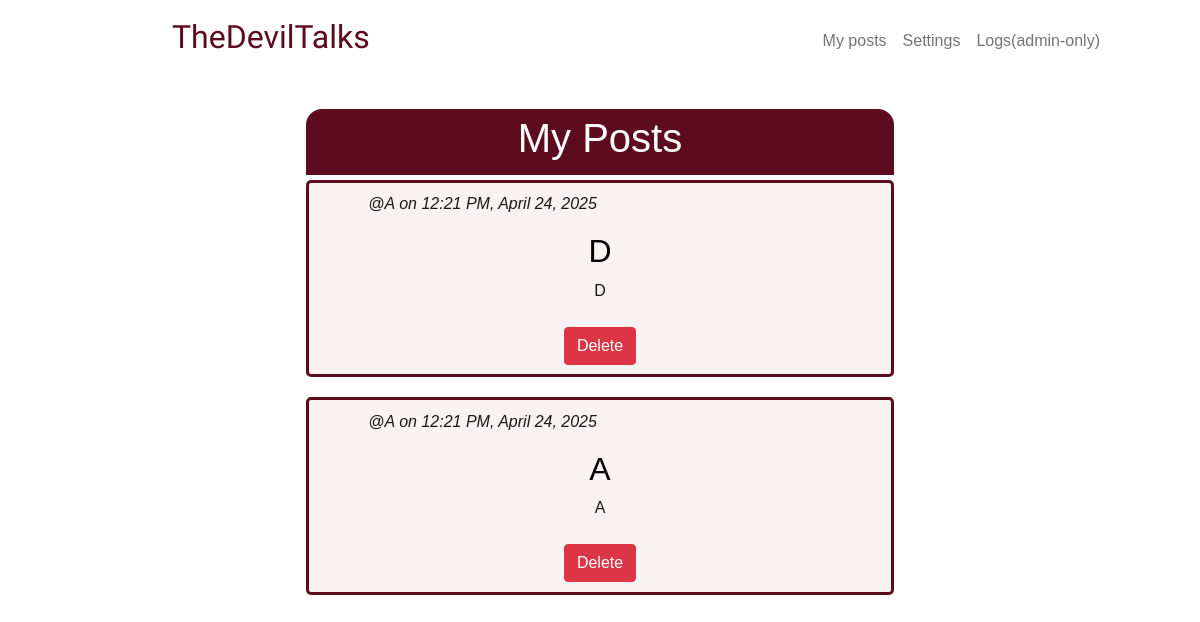
Before: /my-posts (signed in) with the older database file.
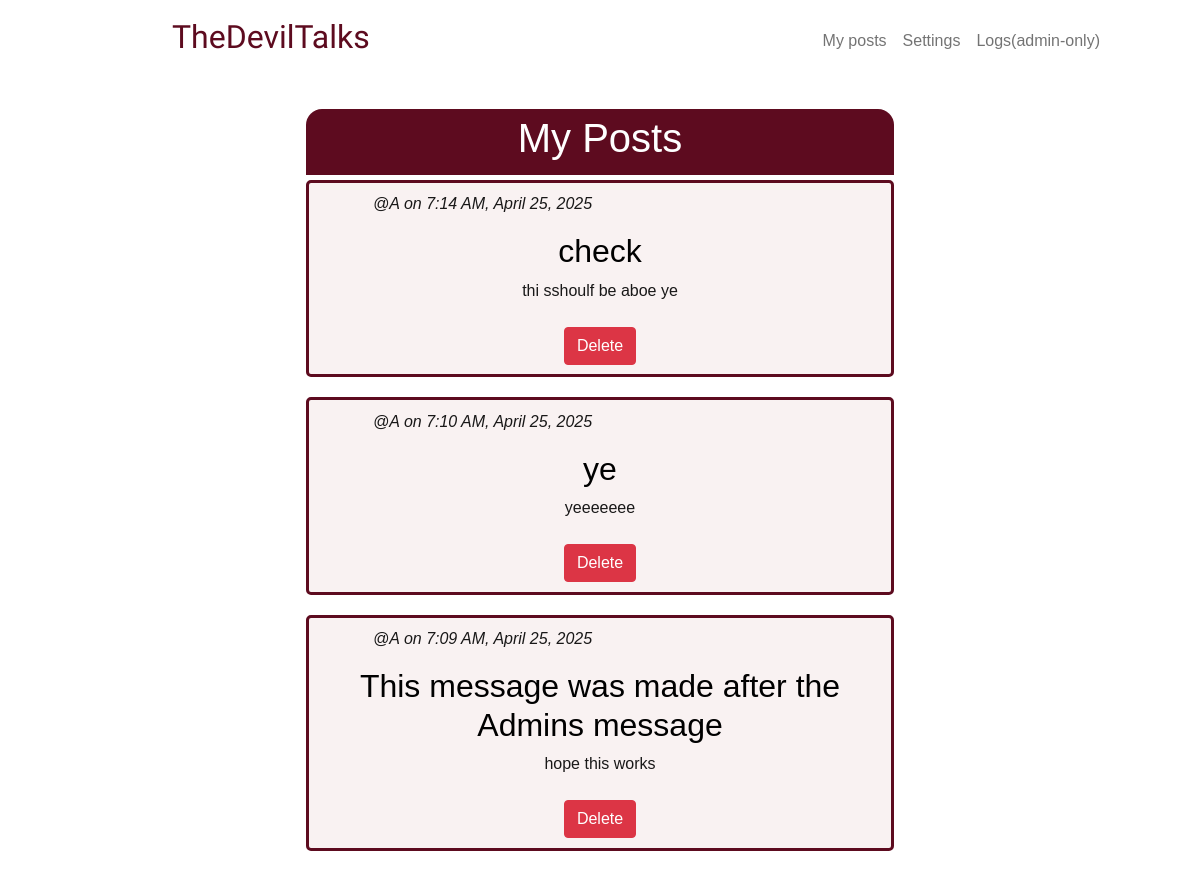
After: the same page with the newer database file.
### tables this page shows
CREATE TABLE posts (
    id INTEGER PRIMARY KEY AUTOINCREMENT NOT NULL,
    user_id INTEGER NOT NULL,
    title TEXT NOT NULL, 
    content TEXT NOT NULL,
    time_stamp DATETIME DEFAULT CURRENT_TIMESTAMP,
    FOREIGN KEY (user_id) REFERENCES users(id) ON DELETE RESTRICT
);

CREATE TABLE users (
    id INTEGER PRIMARY KEY AUTOINCREMENT NOT NULL,
    username TEXT UNIQUE NOT NULL,
    hashed_password TEXT NOT NULL,
    joined_at DATETIME NOT NULL DEFAULT CURRENT_TIMESTAMP,
    is_admin BOOLEAN DEFAULT FALSE
);

### app.py (the view)
@app.route("/my-posts", methods=["GET", "POST"])
@login_required
def my_posts():
    fetch_query = """
        WITH user_posts AS (
            SELECT
                posts.id,
                posts.title,
                posts.content,
                posts.time_stamp,
                users.username
            FROM posts
            JOIN users ON posts.user_id = users.id
            WHERE posts.user_id = ?
        )
        SELECT *
        FROM user_posts
        ORDER BY time_stamp DESC;
    """
    if request.method == "POST":
        post_id = request.form.get("post_id")
        db.execute("DELETE FROM posts WHERE id = ? AND user_id = ? ", post_id, session["user_id"])
        user_posts = db.execute(fetch_query, session["user_id"])
        return render_template("my_posts.html", user_posts=user_posts)
    user_posts = db.execute(fetch_query, session["user_id"])
    return render_template("my_posts.html",  user_posts=user_posts)

### app.py (called while the page is built)
def login_required(f):
    @wraps(f)
    def decorated_function(*args, **kwargs):
        if session.get("user_id") is None:
            return redirect("/login")
        return f(*args, **kwargs)
    return decorated_function

@app.template_filter("format_datetime")
def format_datetime(date_time):
    try:
        parsed_date_time = datetime.strptime(date_time, "%Y-%m-%d %H:%M:%S")
        if platform.system() == "Windows":
            format = "%#I:%M %p, %B %d, %Y" # Hashtag instead of '-'
        else:
            format = "%-I:%M %p, %B %d, %Y" # UNIX OS: '-' instead of Hashtag
        return parsed_date_time.strftime(format)
    except Exception:
        return date_time

### templates/my_posts.html (shortened to what this page needs)
{% extends "layout.html" %}
{% block main %}
    <div class="others-post-header">
        <h1> My Posts </h1>
    </div>
    <div>
        {% for post in user_posts %}
            <div class="others-post-container">
                <div class="row">
                    <div class="column left">
                        <p> <i>@{{ post["username"] }} on {{ post["time_stamp"] | format_datetime }}</i></p>
                    </div>
                </div>
                <h2> {{ post["title"] }} </h2>
                <p> {{ post["content"] }} </p>
                <form action="/my-posts" method="post" onsubmit="return confirm('Are you sure you want to delete the post?');">
                    <button type="submit" class="btn btn-danger mt-2">Delete</button>
                </form>
            </div>
        {% endfor %}
    </div>
{% endblock %}

Changed rows visible on the page:
removed posts: username "A", time_stamp "12:21 PM, April 24, 2025", title "D", content "D"
removed posts: username "A", time_stamp "12:21 PM, April 24, 2025", title "A", content "A"
added posts: username "A", time_stamp "7:14 AM, April 25, 2025", title "check", content "thi sshoulf be aboe ye"
added posts: username "A", time_stamp "7:10 AM, April 25, 2025", title "ye", content "yeeeeeee"
added posts: username "A", time_stamp "7:09 AM, April 25, 2025", title "This message was made after the Admins message", content "hope this works"
